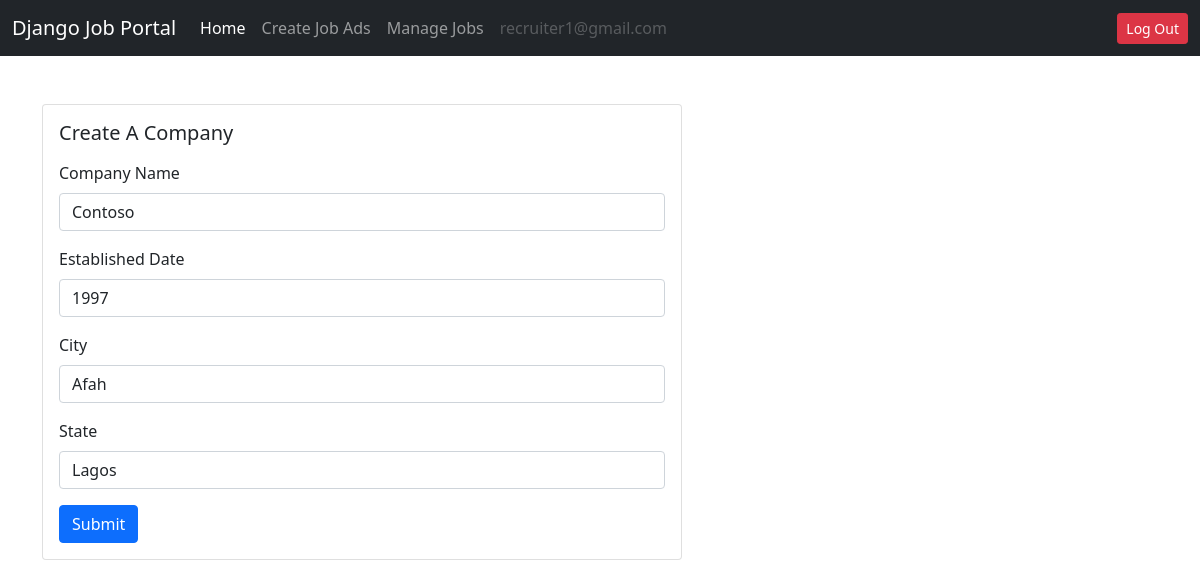
Screenshot of /update-company/ (signed in) with the database file from the repository.
### users/models.py (models this page shows)
class User(AbstractUser):
    email =  models.EmailField(max_length=255, unique=True)
    is_recruiter = models.BooleanField(default=False)
    is_applicant = models.BooleanField(default=False)
    has_resume = models.BooleanField(default=False)
    has_company = models.BooleanField(default=False)

### company/models.py (models this page shows, shortened)
class Company(models.Model):
    user = models.OneToOneField(User, on_delete=models.CASCADE)
    name = models.CharField(max_length=255, blank=True, null=True)
    est_date = models.PositiveIntegerField(blank=True, null=True)
    city = models.CharField(max_length=255, blank=True, null=True)
    state = models.CharField(max_length=255, blank=True, null=True)

### company/views.py (the view)
# urls.py: path('update-company/',views.update_company, name='update-company')
def update_company(request):
    if request.user.is_recruiter:
        company = Company.objects.get(user=request.user)
        if request.method == 'POST':
            form = UpdateCompanyForm(request.POST, instance=company)
            if form.is_valid():
                var = form.save(commit=False)
                user = User.objects.get(id=request.user.id)
                user.has_company = True
                var.save()
                user.save()
                messages.info(request, 'Your company info has been updated successfully.')
                return redirect('dashboard')
            else:
                messages.warning(request, 'Something went wrong')
        else:
            form = UpdateCompanyForm(instance=company)
            context = {
                'form': form
            }
        return render(request, 'company/update_company.html', context)
    else:
        messages.warning(request, 'You are not authorized to access this page')
        return redirect('dashboard')

### company/form.py
class UpdateCompanyForm(forms.ModelForm):
    class Meta:
        model = Company
        exclude = ['user']

### templates/company/update_company.html (shortened to what this page needs)
{% extends 'base.html' %}
{% load widget_tweaks %}
{% block content %}
<div class="row">
    <div class="col-md-6">
        <div class="card mx-auto" style="width: 40rem;">
            <div class="card-body">
                <h5 class="card-title mb-3">Create A Company</h5>
                <form action="" method="post">
                    <div class="mb-3">
                        <label for="exampleInputEmail1" class="form-label">Company Name</label>
                        {% render_field form.name class="form-control" %}
                    </div>
                    <div class="mb-3">
                        <label for="exampleInputEmail1" class="form-label">Established Date</label>
                        {% render_field form.est_date class="form-control" %}
                    </div>
                    <div class="mb-3">
                        <label for="exampleInputEmail1" class="form-label">City</label>
                        {% render_field form.city class="form-control" %}
                    </div>
                    <div class="mb-3">
                        <label for="exampleInputEmail1" class="form-label">State</label>
                        {% render_field form.state class="form-control" %}
                    </div>
                    <button type="submit" class="btn btn-primary">Submit</button>
                </form>
            </div>
        </div>
    </div>
</div>
{% endblock content %}

### templates/base.html (shortened to what this page needs)
<!DOCTYPE html>
<html lang="en">
<head>
    <link href="https://cdn.jsdelivr.net/npm/bootstrap@5.0.2/dist/css/bootstrap.min.css" rel="stylesheet"
>
    <link rel="stylesheet" href="https://cdnjs.cloudflare.com/ajax/libs/font-awesome/6.0.0-beta3/css/all.min.css">
</head>
<body>
    <nav class="navbar navbar-expand-lg navbar-dark bg-dark">
        <div class="container-fluid">
            <a href="{% url 'home' %}" class="navbar-brand">Django Job Portal</a>
        <div class="collapse navbar-collapse" id="navbarSupportedContent">
            {% if request.user.is_authenticated %}
            {% if request.user.is_applicant %}
            <ul class="navbar-nav me-auto mb-2 mb-lg-0">
                <li class="nav-item">
                    <a href="{% url 'home' %}" class="nav-link active">Home</a>
                </li>
                {% if request.user.has_resume %}
                <li class="nav-item">
                    <a href="{% url 'job-listing' %}" class="nav-link">Apply Job</a>
                </li>
                <li class="nav-item">
                    <a href="{% url 'applied-jobs' %}" aria-current="page" class="nav-link">Applied Jobs</a>
                </li>
                {% else %}
                <li class="nav-item">
                    <a href="{% url 'update-resume' %}" class="nav-link">Create Resume</a>
                </li>
                {% endif %}
                <li class="nav-item">
                    <a href="#" class="nav-link disabled" tabindex="-1" aria-disabled="true">{{ request.user.email }}</a>
            </ul>
            <a href="{% url 'logout' %}" class="btn btn-danger btn-sm">Log Out</a>
            {% elif request.user.is_recruiter %}
            <ul class="navbar-nav me-auto mb-2 mb-lg-0">
                <li class="nav-item">
                    <a href="{% url 'home' %}" class="nav-link active">Home</a>
                </li>
                {% if request.user.has_company %}
                <li class="nav-item">
                    <a href="{% url 'create-job' %}" class="nav-link">Create Job Ads</a>
                </li>
                <li class="nav-item">
                    <a href="{% url 'manage-job' %}" class="nav-link">Manage Jobs</a>
                </li>
                {% else %}
                <li class="nav-item">
                    <a href="{% url 'update-company' %}" class="nav-link">Create Company</a>
                </li>
                {% endif %}
                <li class="nav-item">
                    <a href="#" class="nav-link disabled" tabindex="-1" aria-disabled="true">{{ request.user.email }}</a>
                </li>
            </ul>
            <a href="{% url 'logout' %}" class="btn btn-danger btn-sm">Log Out</a>
            {% endif %}
            {% endif %}
        </div>
        </div>
    </nav>
    <div class="container mt-5">
        {% block content %}
        {% endblock content %}
    </div>
</body>
</html>

### rows the page displays
User: user.email "recruiter1@gmail.com"
Company: name "Contoso", est_date "1997", city "Afah", state "Lagos"
